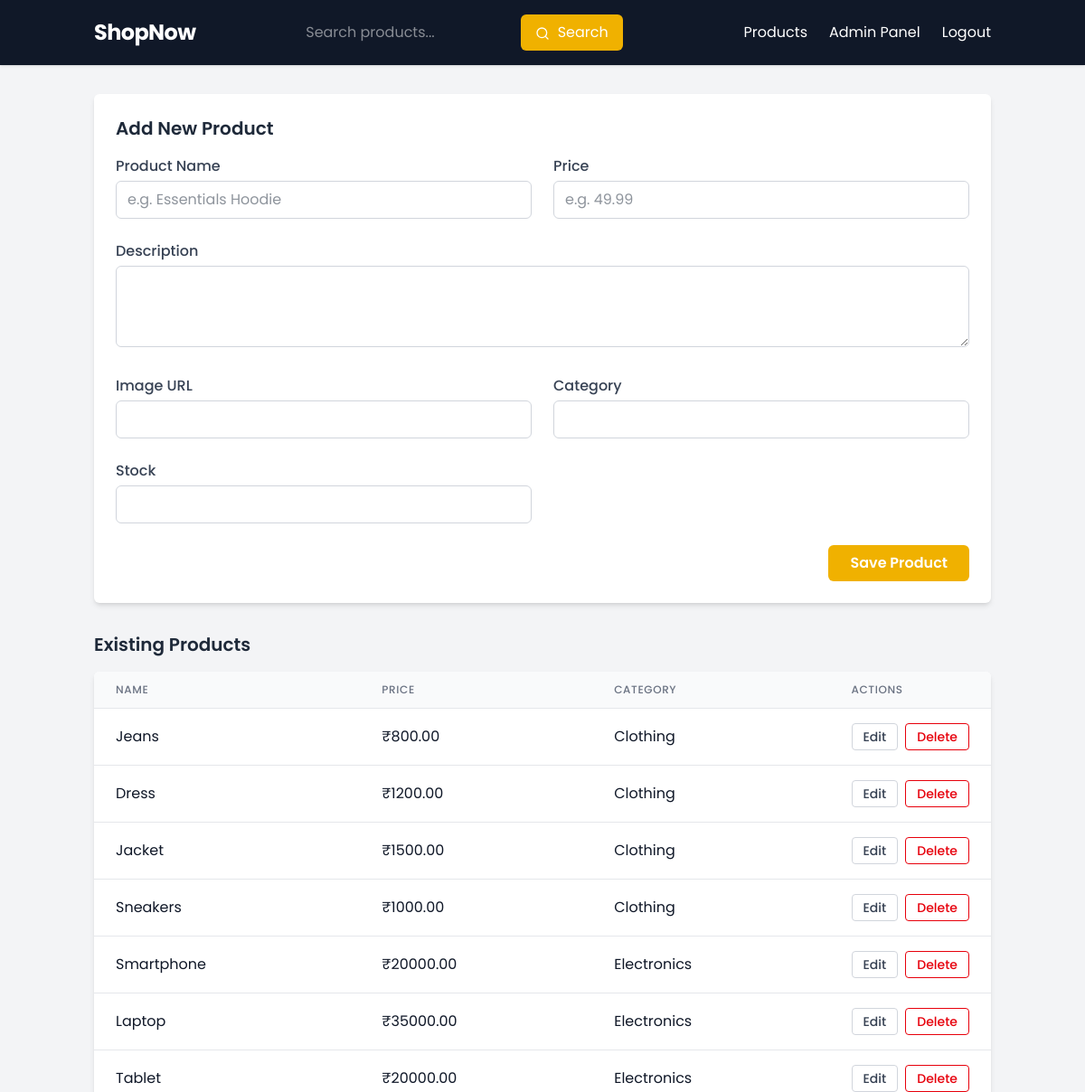
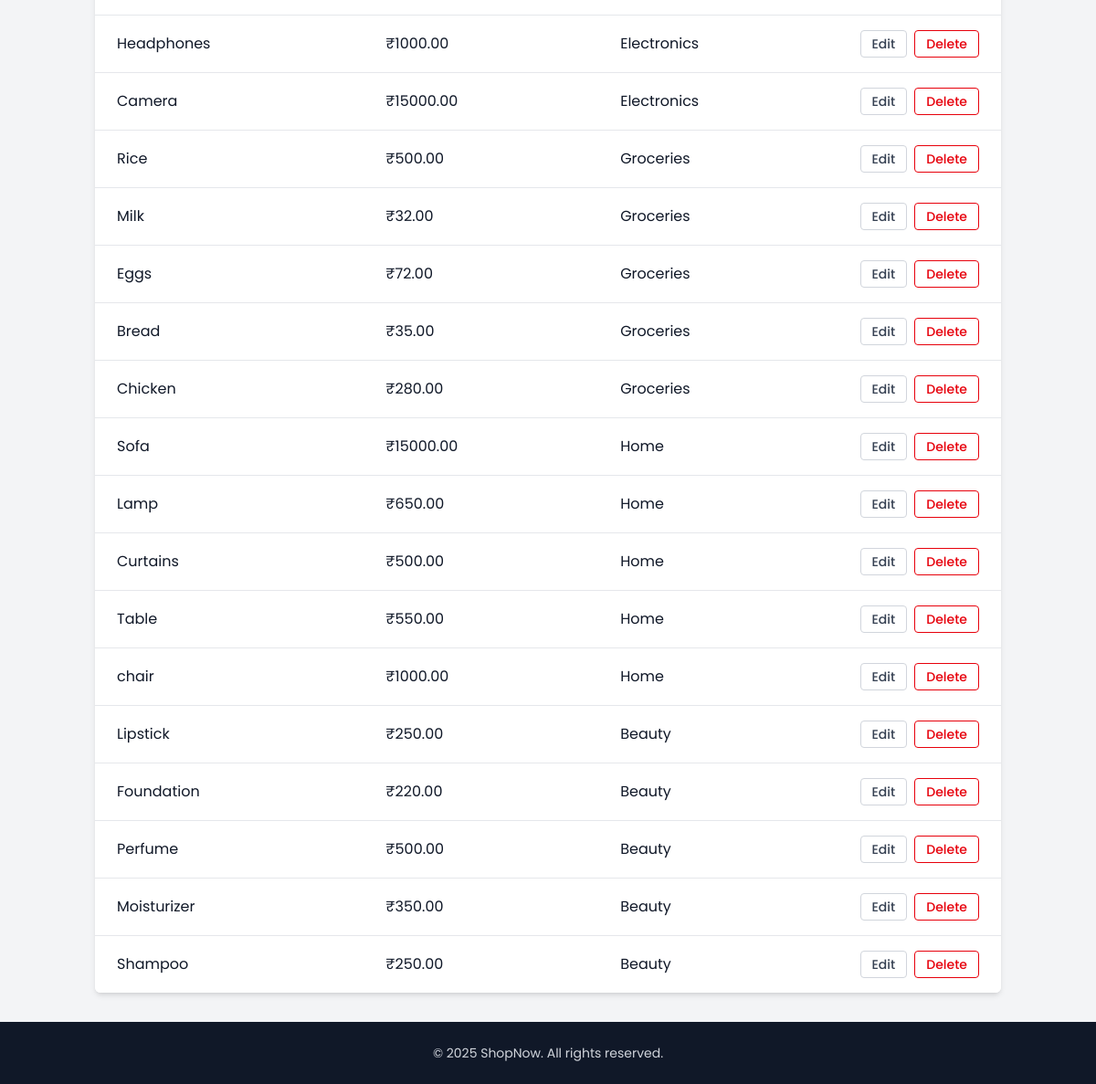
The app's page /admin/products (signed in) with its own data (2 pictures, top to bottom).
### app/models.py (models this page shows)
class Product(db.Model):
    id = db.Column(db.Integer, primary_key=True)
    name = db.Column(db.String(120), nullable=False)
    description = db.Column(db.Text)
    price = db.Column(db.Float, nullable=False)
    image_url = db.Column(db.String(300))
    category = db.Column(db.String(100))
    stock = db.Column(db.Integer, default=10)
    featured = db.Column(db.Boolean, default=False)  # ✅ New field
    reviews = db.relationship("Review", backref="product", cascade="all, delete-orphan")
    wishlist_items = db.relationship(
        "WishlistItem", backref="product", cascade="all, delete-orphan"
    )
    order_items = db.relationship(
        "OrderItem", backref="product", cascade="all, delete-orphan"
    )

### app/routes.py (the view, shortened to what this page needs)
@main_bp.route("/admin/products", methods=["GET", "POST"])
@login_required
def admin_products():
    if not current_user.is_admin:
        flash("Access denied.")
        return redirect(url_for("main_bp.index"))
    form = ProductForm()
    products = Product.query.all()
    return render_template("admin_products.html", products=products, form=form)

### app/forms.py
class ProductForm(FlaskForm):
    name = StringField("Product Name", validators=[DataRequired()])
    description = TextAreaField("Description")
    price = FloatField("Price", validators=[DataRequired(), NumberRange(min=0)])
    image_url = StringField("Image URL", validators=[URL()])
    category = StringField("Category")
    stock = IntegerField("Stock", validators=[DataRequired(), NumberRange(min=0)])
    submit = SubmitField("Save Product")

### app/context_processors.py (called while the page is built)
def inject_current_year():
    return {'current_year': datetime.now().year}

### app/routes.py (called while the page is built)
@login_manager.user_loader
def load_user(user_id):
    return User.query.get(int(user_id))

@main_bp.before_app_request
def load_cart_count():
    if current_user.is_authenticated:
        cart_items = CartItem.query.filter_by(user_id=current_user.id).all()
        g.cart_count = sum(item.quantity for item in cart_items)
    else:
        g.cart_count = 0

### app/templates/admin_products.html (shortened to what this page needs)
{% extends "base.html" %} {% block title %}Admin Panel - ShopNow{% endblock %}
{% block content %}
<div>
  <div class="bg-white shadow-md rounded-md p-6 mb-8">
    <h3 class="text-xl font-semibold mb-4">Add New Product</h3>
    <form method="POST" novalidate>
      <div class="grid grid-cols-1 md:grid-cols-2 gap-6">
        <div>
          {{ form.name.label(class="block text-gray-700 font-medium mb-1") }} {{
          form.name(class="w-full border border-gray-300 rounded-md px-3 py-2
          focus:outline-none focus:ring-2 focus:ring-yellow-400",
          placeholder="e.g. Essentials Hoodie") }}
        </div>
        <div>
          {{ form.price.label(class="block text-gray-700 font-medium mb-1") }}
          {{ form.price(class="w-full border border-gray-300 rounded-md px-3
          py-2 focus:outline-none focus:ring-2 focus:ring-yellow-400",
          placeholder="e.g. 49.99") }}
        </div>
        <div class="md:col-span-2">
          {{ form.description.label(class="block text-gray-700 font-medium
          mb-1") }} {{ form.description(class="w-full border border-gray-300
          rounded-md px-3 py-2 focus:outline-none focus:ring-2
          focus:ring-yellow-400", rows=3) }}
        </div>
        <div>
          {{ form.image_url.label(class="block text-gray-700 font-medium mb-1")
          }} {{ form.image_url(class="w-full border border-gray-300 rounded-md
          px-3 py-2 focus:outline-none focus:ring-2 focus:ring-yellow-400") }}
        </div>
        <div>
          {{ form.category.label(class="block text-gray-700 font-medium mb-1")
          }} {{ form.category(class="w-full border border-gray-300 rounded-md
          px-3 py-2 focus:outline-none focus:ring-2 focus:ring-yellow-400") }}
        </div>
        <div>
          {{ form.stock.label(class="block text-gray-700 font-medium mb-1") }}
          {{ form.stock(class="w-full border border-gray-300 rounded-md px-3
          py-2 focus:outline-none focus:ring-2 focus:ring-yellow-400") }}
        </div>
      </div>
      <div class="mt-6 text-right">
        {{ form.submit(class="bg-yellow-500 hover:bg-yellow-600 text-white
        font-semibold px-6 py-2 rounded-md transition") }}
      </div>
    </form>
  </div>
  <h3 class="text-xl font-semibold mb-4">Existing Products</h3>
  {% if products %}
  <div class="overflow-x-auto bg-white shadow-md rounded-md">
    <table class="min-w-full divide-y divide-gray-200">
      <thead class="bg-gray-50">
        <tr>
          <th
            class="px-6 py-3 text-left text-xs font-medium text-gray-500 uppercase tracking-wider"
          >
            Name
          </th>
          <th
            class="px-6 py-3 text-left text-xs font-medium text-gray-500 uppercase tracking-wider"
          >
            Price
          </th>
          <th
            class="px-6 py-3 text-left text-xs font-medium text-gray-500 uppercase tracking-wider"
          >
            Category
          </th>
          <th
            class="px-6 py-3 text-left text-xs font-medium text-gray-500 uppercase tracking-wider w-36"
          >
            Actions
          </th>
        </tr>
      </thead>
      <tbody class="bg-white divide-y divide-gray-200">
        {% for product in products %}
        <tr>
          <td class="px-6 py-4 whitespace-nowrap text-gray-900">
            {{ product.name }}
          </td>
          <td class="px-6 py-4 whitespace-nowrap text-gray-900">
            ₹{{ "%.2f"|format(product.price) }}
          </td>
          <td class="px-6 py-4 whitespace-nowrap text-gray-900">
            {{ product.category or '—' }}
          </td>
          <td class="px-6 py-4 whitespace-nowrap">
            <div class="flex space-x-2">
              <a
                href="{{ url_for('main_bp.edit_product', product_id=product.id) }}"
                class="px-3 py-1 text-sm font-medium text-gray-700 border border-gray-300 rounded hover:bg-gray-100 transition"
                aria-label="Edit product"
                >Edit</a
              >
              <form
                action="{{ url_for('main_bp.delete_product', product_id=product.id) }}"
                method="POST"
                onsubmit="return confirm('Are you sure you want to delete this product?');"
                class="inline"
              >
                <button
                  type="submit"
                  class="px-3 py-1 text-sm font-medium text-red-600 border border-red-600 rounded hover:bg-red-600 hover:text-white transition"
                  aria-label="Delete product"
                >
                  Delete
                </button>
              </form>
            </div>
          </td>
        </tr>
        {% endfor %}
      </tbody>
    </table>
  </div>
  {% endif %}
</div>
{% endblock %}

### app/templates/base.html (style rules this page uses)
html { scroll-behavior: smooth; }
body { font-family: "Poppins", sans-serif; }

### records on screen
Product: name "Jeans", price "800.00", category "Clothing"
Product: name "Dress", price "1200.00", category "Clothing"
Product: name "Jacket", price "1500.00", category "Clothing"
Product: name "Sneakers", price "1000.00", category "Clothing"
Product: name "Smartphone", price "20000.00", category "Electronics"
Product: name "Laptop", price "35000.00", category "Electronics"
Product: name "Tablet", price "20000.00", category "Electronics"
Product: name "Headphones", price "1000.00", category "Electronics"
Product: name "Camera", price "15000.00", category "Electronics"
Product: name "Rice", price "500.00", category "Groceries"
Product: name "Milk", price "32.00", category "Groceries"
Product: name "Eggs", price "72.00", category "Groceries"
Product: name "Bread", price "35.00", category "Groceries"
Product: name "Chicken", price "280.00", category "Groceries"
Product: name "Sofa", price "15000.00", category "Home"
Product: name "Lamp", price "650.00", category "Home"
Product: name "Curtains", price "500.00", category "Home"
Product: name "Table", price "550.00", category "Home"
Product: name "chair", price "1000.00", category "Home"
Product: name "Lipstick", price "250.00", category "Beauty"
Product: name "Foundation", price "220.00", category "Beauty"
Product: name "Perfume", price "500.00", category "Beauty"
Product: name "Moisturizer", price "350.00", category "Beauty"
Product: name "Shampoo", price "250.00", category "Beauty"
